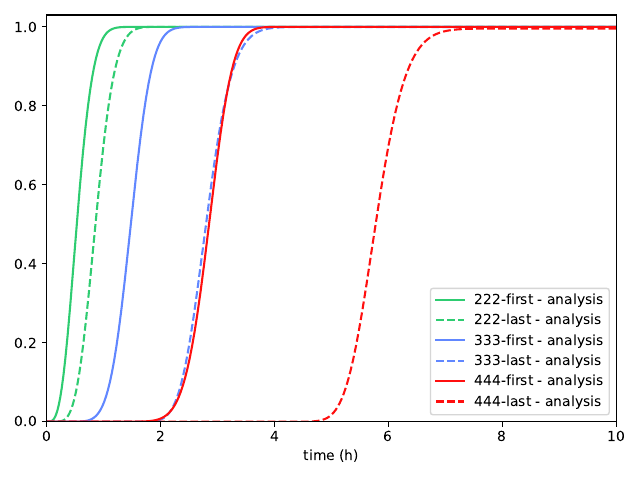

Write Python code to recreate this figure.
import numpy as np
import matplotlib
import matplotlib.pyplot as plt
import pandas as pd
import sys
import pylab

cdf222_last = pd.read_csv('cdf_0.0025_p-2_d-2_s-2_last.txt', sep=' ')
cdf333_last = pd.read_csv('cdf_0.0025_p-3_d-3_s-3_last.txt', sep=' ')
cdf444_last = pd.read_csv('cdf_0.0025_p-4_d-4_s-4_last.txt', sep=' ')
cdf222_first = pd.read_csv('cdf_0.0025_p-2_d-2_s-2_first.txt', sep=' ')
cdf333_first = pd.read_csv('cdf_0.0025_p-3_d-3_s-3_first.txt', sep=' ')
cdf444_first = pd.read_csv('cdf_0.0025_p-4_d-4_s-4_first.txt', sep=' ')
cdf222_last.columns = ['x', 'y']
cdf333_last.columns = ['x', 'y']
cdf444_last.columns = ['x', 'y']
cdf222_first.columns = ['x', 'y']
cdf333_first.columns = ['x', 'y']
cdf444_first.columns = ['x', 'y']

cdf_noRej = pd.read_csv('cdf_0.0025_p-3_d-3_s-3_first.txt', sep=' ')
cdf_1Rej = pd.read_csv('cdf_cycle_0.0025_L5_p-3_d-3_s-3_first_l-1.txt', sep=' ')
cdf_2Rej = pd.read_csv('cdf_cycle_0.0025_L5_p-3_d-3_s-3_first_l-2.txt', sep=' ')
cdf_3Rej_2Cycles = pd.read_csv('cdf_cycle_0.0025_L2_p-3_d-3_s-3_first_l-3.txt', sep=' ')
cdf_3Rej_3Cycles = pd.read_csv('cdf_cycle_0.0025_L3_p-3_d-3_s-3_first_l-3.txt', sep=' ')
cdf_3Rej_4Cycles = pd.read_csv('cdf_cycle_0.0025_L4_p-3_d-3_s-3_first_l-3.txt', sep=' ')
cdf_3Rej_5Cycles = pd.read_csv('cdf_cycle_0.0025_L5_p-3_d-3_s-3_first_l-3.txt', sep=' ')
cdf_GT = pd.read_csv('cdf_sampler.txt', sep=' ')
cdf_noRej.columns = ['x', 'y']
cdf_1Rej.columns = ['x', 'y']
cdf_2Rej.columns = ['x', 'y']
cdf_3Rej_2Cycles.columns = ['x', 'y']
cdf_3Rej_3Cycles.columns = ['x', 'y']
cdf_3Rej_4Cycles.columns = ['x', 'y']
cdf_3Rej_5Cycles.columns = ['x', 'y']
cdf_GT.columns = ['x', 'y']

plt.xlabel('time (h)')
plt.xlim([0,10])
plt.ylim([0,1.03])
plt.plot(cdf222_first['x'], cdf222_first['y'], label='222-first - analysis', color='#2ECC71')
plt.plot(cdf222_last['x'], cdf222_last['y'], label='222-last - analysis', color='#2ECC71', linestyle='--')
plt.plot(cdf333_first['x'], cdf333_first['y'], label='333-first - analysis', color='#6187FF')
plt.plot(cdf333_last['x'], cdf333_last['y'], label='333-last - analysis', color='#6187FF', linestyle='--')
plt.plot(cdf444_first['x'], cdf444_first['y'], label='444-first - analysis', color='#FF0F0F')
plt.plot(cdf444_last['x'], cdf444_last['y'], label='444-last - analysis', color='#FF0F0F', linestyle='--')
plt.legend(loc = 'lower right')
plt.tight_layout()
plt.savefig("cdf.pdf") 
plt.figure()

plt.xlabel('time (h)')
plt.xlim([0,5])
plt.ylim([0,1.03])
plt.plot(cdf_noRej['x'], cdf_noRej['y'], label='333-first - analysis', color='#6187FF')
plt.plot(cdf_1Rej['x'], cdf_1Rej['y'], label='333-first-1-rej - analysis with $M_2=5$', color='#00FD13')
plt.plot(cdf_2Rej['x'], cdf_2Rej['y'], label='333-first-2-rej - analysis with $M_2=5$', color='#FCC772')
plt.plot(cdf_3Rej_2Cycles['x'], cdf_3Rej_2Cycles['y'], label='333-first-3-rej - analysis with $M_2=2$', color='#FD29F3', linestyle='--')
plt.plot(cdf_3Rej_3Cycles['x'], cdf_3Rej_3Cycles['y'], label='333-first-3-rej - analysis with $M_2=3$', color='#FD29F3', linestyle='-.')
plt.plot(cdf_3Rej_4Cycles['x'], cdf_3Rej_4Cycles['y'], label='333-first-3-rej - analysis with $M_2=4$', color='#FD29F3', linestyle=':')
plt.plot(cdf_3Rej_5Cycles['x'], cdf_3Rej_5Cycles['y'], label='333-first-3-rej - analysis with $M_2=5$', color='#FD29F3')
plt.plot(cdf_GT['x'], cdf_GT['y'], label='333-first-3-rej - ground truth', color='black')
plt.legend(loc = 'lower right')
plt.tight_layout()
plt.savefig("cdfRej.pdf")


